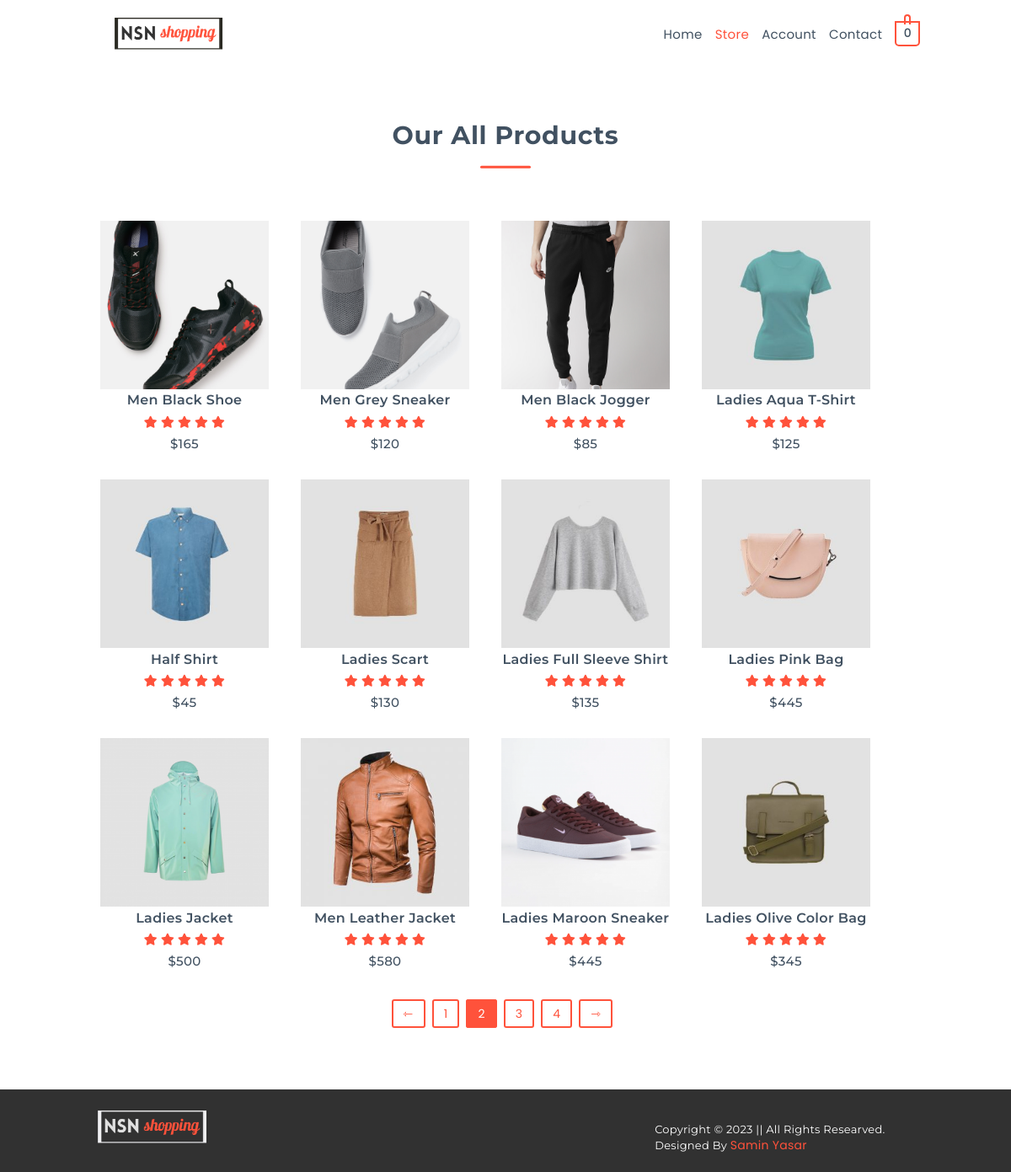
Page /store.php?current_page=2 on the committed database.
### tables this page shows
CREATE TABLE `product_info` (
  `id` int(255) NOT NULL,
  `name` varchar(255) NOT NULL,
  `price` varchar(255) NOT NULL,
  `description` text NOT NULL,
  `category` varchar(255) NOT NULL,
  `date` varchar(255) NOT NULL,
  `author` varchar(255) NOT NULL,
  `img` varchar(255) NOT NULL
);

### include/functions.php (called while the page is built, shortened)
<?php
function allData($connect, $db_table)
{
  $result = "";
  $query_select = "SELECT * FROM $db_table";
  $result_select = mysqli_query($connect, $query_select);
  if ($result_select) {
    $result = $result_select;
  } else {
    $result = false;
  }
  return $result;
}
function allDataPagination($connect, $db_table, $offset, $limit)
{
  $result = "";
  $query_select = "SELECT * FROM $db_table LIMIT {$offset}, {$limit}";
  $result_select = mysqli_query($connect, $query_select);
  if ($result_select) {
    $result = $result_select;
  } else {
    $result = false;
  }
  return $result;
}

### include/connect.php (called while the page is built, shortened)
<?php
$currency = "$";

### store.php (the view, shortened to what this page needs)
<!DOCTYPE html>
<html lang="en">
<head>
    <link rel="stylesheet" href="./icon/css/all.min.css">
    <link rel="stylesheet" href="vendor/css/normalize.css">
    <link rel="stylesheet" href="vendor/css/grid.css">
    <link rel="stylesheet" href="css/style.css">
    <link rel="stylesheet" href="css/header.css">
    <link rel="stylesheet" href="css/footer.css">
    <link rel="stylesheet" href="css/store.css">
</head>
<body>
    <?php include "header.php"; ?>
    <section class="productSection">
        <div class="row">
            <div class="productHeader">
                <h2>our all products</h2>
            </div>
        </div>
        <div class="row">
            <div class="productContainer">
                <?php
                if (isset($_REQUEST["current_page"])) {
                    $current_page = $_REQUEST["current_page"];
                } else {
                    $current_page = 1;
                }
                $limit = 12;
                $Offset = ($current_page - 1) * $limit;
                if (allDataPagination($connect, "product_info", $Offset, $limit) == false) {
                    header("location: store.php?err=notFound");
                } else {
                    $result_select_product = allDataPagination($connect, "product_info", $Offset, $limit);
                    while ($row_select_product = mysqli_fetch_assoc($result_select_product)) {
                        $product_id = $row_select_product["id"];
                        $product_name = $row_select_product["name"];
                        $product_price = $row_select_product["price"];
                        $product_img = $row_select_product["img"];
                ?>
                        <div class="co1 span-1-of-4 productBox">
                            <a href="product_details.php?product_id=<?php echo $product_id; ?>&product_name=<?php echo $product_name; ?>">
                                <div class="productImage">
                                    <img src="admin/upload/<?php echo $product_img; ?>">
                                </div>
                                <div class="productName">
                                    <h4><?php echo $product_name; ?></h4>
                                </div>
                                <div class="productStatus">
                                    <i class="fa fa-star"></i>
                                    <i class="fa fa-star"></i>
                                    <i class="fa fa-star"></i>
                                    <i class="fa fa-star"></i>
                                    <i class="fa fa-star"></i>
                                </div>
                                <div class="productPrice">
                                    <h5><?php echo $currency . $product_price; ?></h5>
                                </div>
                            </a>
                        </div>
                <?php
                    }
                }
                ?>
            </div>
        </div>
        <div class="row">
            <div class="paginationContainer">
                <?php
                $result_select_page = allData($connect, "product_info");
                $total_data = mysqli_num_rows($result_select_page);
                $total_page = ceil($total_data / $limit);
                if ($total_page > 1) {
                ?>
                    <ul class='pagination store-pagination'>
                        <?php
                        if ($current_page > 1) {
                        ?>
                            <li><a href="store.php?current_page=<?php echo $current_page - 1; ?>">⇽</a></li>
                        <?php
                        }
                        $active_link = "";
                        for ($i = 1; $i <= $total_page; $i++) {
                            if ($current_page == $i) {
                                $active_link = "active";
                            } else {
                                $active_link = "";
                            }
                        ?>
                            <li class="<?php echo $active_link; ?>"><a href="store.php?current_page=<?php echo $i; ?>"><?php echo $i; ?></a></li>
                        <?php
                        }
                        if ($current_page < $total_page) {
                        ?>
                            <li><a href="store.php?current_page=<?php echo $current_page + 1; ?>">⇾</a></li>
                        <?php
                        }
                        ?>
                    </ul>
                <?php
                }
                ?>
            </div>
        </div>
    </section>
    <?php include "footer.php"; ?>
</body>
</html>

### css/style.css (style rules this page uses)
*, *:after, *:before { margin: 0; padding: 0; box-sizing: border-box; -webkit-user-drag: none; }
html { font-size: 62.5%; scroll-behavior: smooth; text-rendering: optimizeLegibility; }
:root { --font-heading: "Montserrat", sans-serif; --font-para: "Poppins", sans-serif; --line-height: 1.4; --letter-spacing: 0.02em; --base-color: #ff523b; --font-color: #fff; --head-color: #415161; --para-color: #415161; --transition: all 0.3s; }
body { cursor: default; font-size: 1.4rem; font-weight: 400; font-family: var(--font-para); }
a { color: var(--para-color); font-size: 1.4rem; font-weight: 400; font-family: var(--font-para); letter-spacing: var(--letter-spacing); line-height: var(--line-height); }
h2 { color: var(--head-color); font-size: 3rem; font-weight: 700; font-family: var(--font-heading); letter-spacing: var(--letter-spacing); line-height: var(--line-height); margin: 0; position: relative; }
h4 { color: var(--head-color); font-size: 2rem; font-weight: 600; font-family: var(--font-heading); letter-spacing: var(--letter-spacing); line-height: var(--line-height); margin: 0; }
h5 { color: var(--head-color); font-size: 1.5rem; font-weight: 500; font-family: var(--font-heading); letter-spacing: var(--letter-spacing); line-height: var(--line-height); margin: 0; }
h2::after { content: ""; width: 6rem; height: 0.3rem; display: block; position: absolute; top: 145%; left: 50%; transform: translate(-50%, -145%); background: var(--base-color); border: none; border-radius: 0.5rem; }
.row { width: 100rem; margin: 0 auto; }

### css/store.css (style rules this page uses)
.productSection { width: 100%; height: auto; padding: 5% 0; }
.productHeader { text-align: center; }
.productHeader h2 { text-transform: capitalize; color: var(--head-color); }
.productContainer { width: 100%; height: auto; padding: 7% 0 2% 0; }
.productBox { cursor: pointer; float: left; margin: 1% 0 2% 0; transition: all 0.5s; }
.productBox a { text-decoration: none; }
.productImage { width: 100%; height: auto; }
.productImage img { display: block; margin: auto; width: 20rem; height: 20rem; object-fit: cover; object-position: center center; }
.productName { text-align: center; margin: 1% 0; }
.productName h4 { text-transform: capitalize; color: var(--head-color); font-size: 1.6rem; }
.productStatus { width: 100%; text-align: center; margin: 2% 0; }
.productStatus i { color: var(--base-color); }
.productPrice { text-align: center; margin: 1% 0; }
.productPrice h5 { color: var(--head-color); text-transform: capitalize; }
.paginationContainer { width: 100%; height: auto; padding: 2% 0; }
.pagination { width: 100%; height: auto; margin: 0 auto; display: flex; align-items: center; justify-content: center; text-align: center; border-radius: 0.4rem; list-style: none; }
.pagination li { margin: 0 0.8rem 0 0; }
.pagination li a { color: var(--base-color); background: transparent; border: 0.2rem solid var(--base-color); border-radius: 0.3rem; text-decoration: none; padding: 0.5rem 1.2rem; }
.pagination li.active a, .pagination li:hover a { color: var(--font-color); background: var(--base-color); cursor: pointer; transition: var(--transition); }

### rows in the picture
product_info: img (picture), name "Men Black Shoe", price "165"
product_info: img (picture), name "Men Grey Sneaker", price "120"
product_info: img (picture), name "Men Black Jogger", price "85"
product_info: img (picture), name "Ladies Aqua T-Shirt", price "125"
product_info: img (picture), name "Half Shirt", price "45"
product_info: img (picture), name "Ladies Scart", price "130"
product_info: img (picture), name "Ladies Full Sleeve Shirt", price "135"
product_info: img (picture), name "Ladies Pink Bag", price "445"
product_info: img (picture), name "Ladies Jacket", price "500"
product_info: img (picture), name "Men Leather Jacket", price "580"
product_info: img (picture), name "Ladies Maroon Sneaker", price "445"
product_info: img (picture), name "Ladies Olive Color Bag", price "345"

### other values in the picture
$all_nav_links[$i] "Home"
$all_nav_links[$i] "Store"
$all_nav_links[$i] "Account"
$all_nav_links[$i] "Contact"
$count_cart_number "0"
